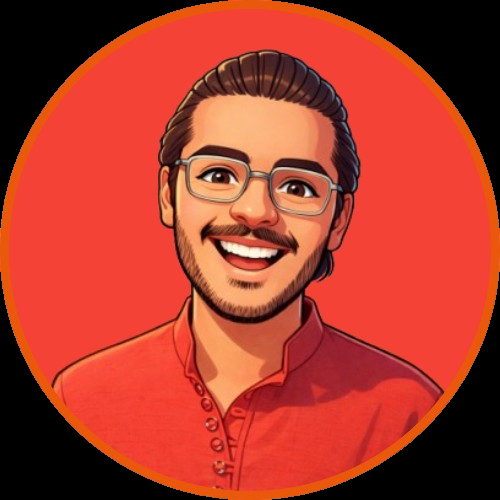
#> input picture uploads/8275cb99-7e58-400c-9e31-70f74ec8c1a2.png, 500 x 500 px
$ python -i preprocess.py   (imports and definitions only)
#> lines starting #> are read from the running program, lines starting #| are printed output that depends on the picture; after the words box and inside, x2 and y2 are one past the last pixel; in counts of white or black regions, pixels touching at a corner belong together
import cv2
import numpy as np

def preprocess_image(image_path, threshold=180):
#> called with threshold = 180
    image = cv2.imread(str(image_path))
#> image is the input picture: shape (500, 500, 3); mean B, G, R 43.4, 59.2, 172.9

    gray = cv2.cvtColor(image, cv2.COLOR_BGR2GRAY)
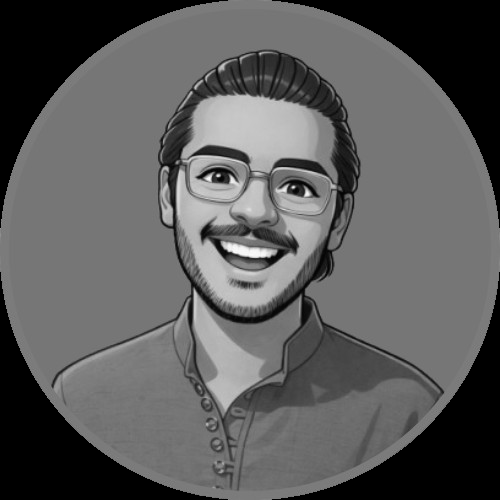
#> gray: shape (500, 500); min 0, max 252, mean 91.5

    # Strong blur to remove noise
    blurred = cv2.medianBlur(gray, 7)
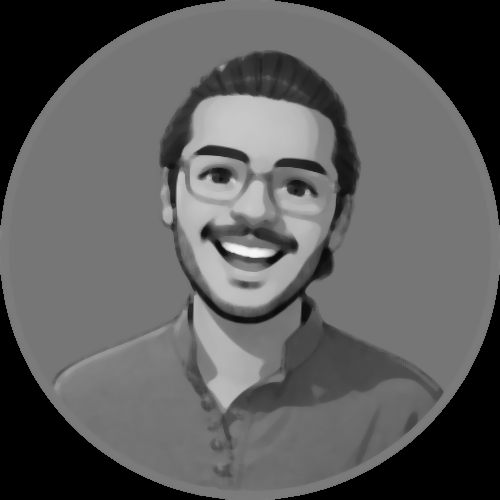
#> blurred: shape (500, 500); min 0, max 245, mean 91.9

    # Adaptive threshold (VERY IMPORTANT)
    bw = cv2.adaptiveThreshold(
        blurred,
        255,
        cv2.ADAPTIVE_THRESH_MEAN_C,
        cv2.THRESH_BINARY,
        11,
        2
    )
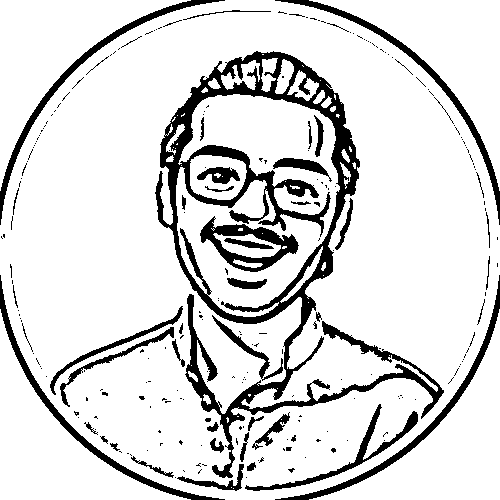
#> bw: shape (500, 500); 85.7% white; 242 black regions (191 under 20 px), largest, box (x1, y1, x2, y2) and area: (155, 51, 444, 478) 17777, (275, 0, 500, 225) 1961, (0, 275, 225, 500) 1961

    #bw = cv2.bitwise_not(bw)

    h, w = bw.shape
#> h = 500; w = 500
    max_size = 800

    if max(h, w) > max_size:
        scale = max_size / max(h, w)
        bw = cv2.resize(bw, None, fx=scale, fy=scale)

    return bw

>>> result = preprocess_image('../../uploads/8275cb99-7e58-400c-9e31-70f74ec8c1a2.png')
